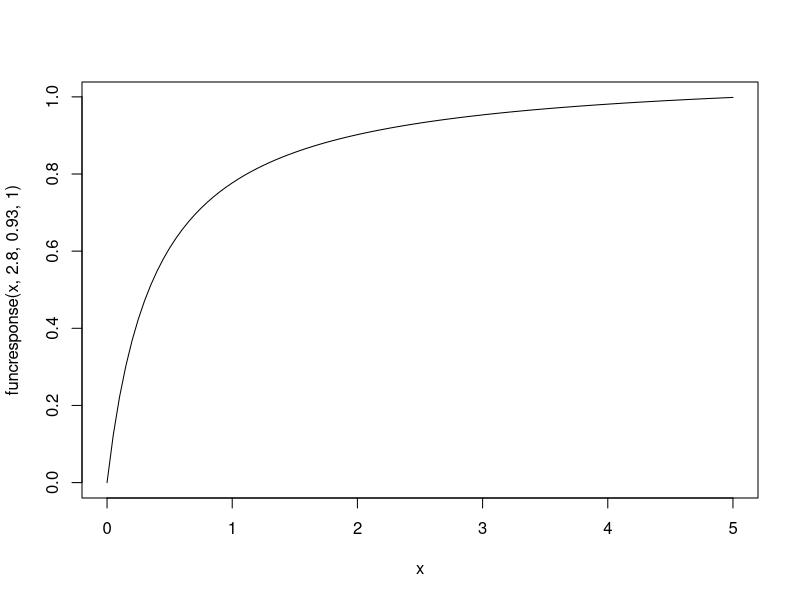
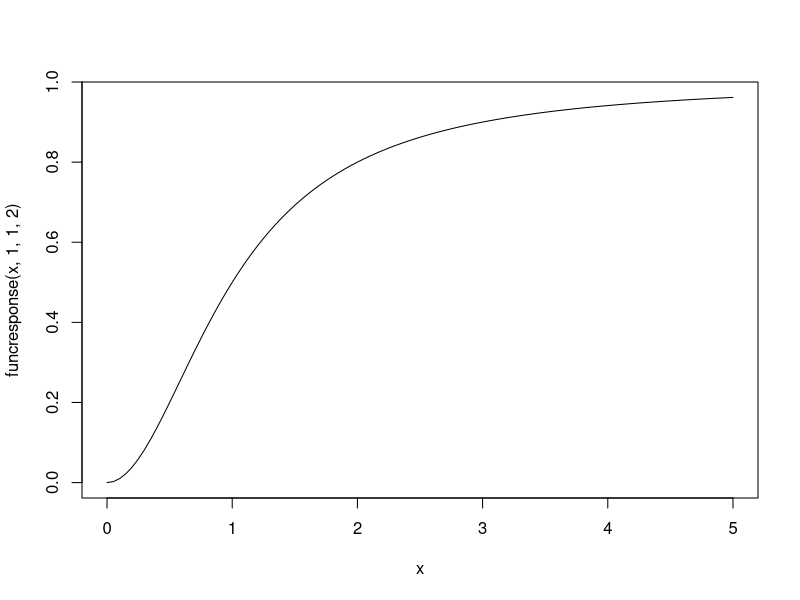
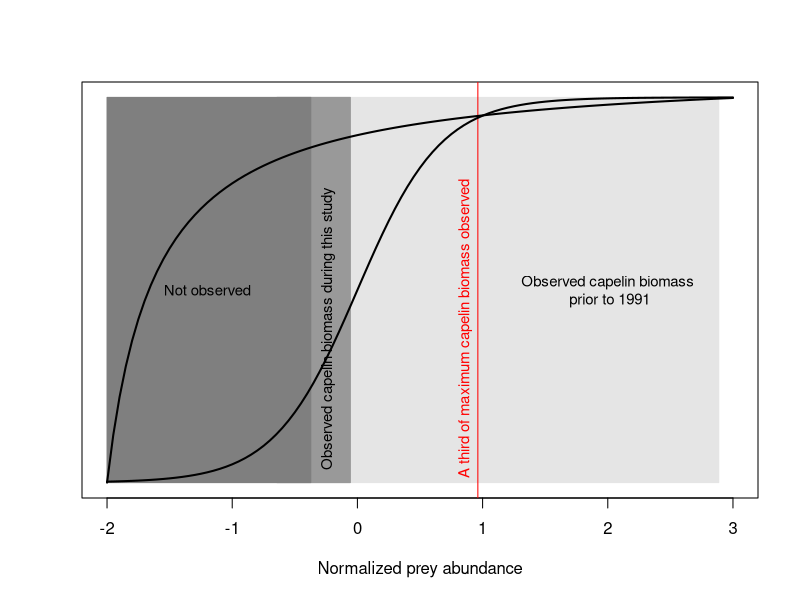

R code for these plots, in order:
## load libraries ----
library(dplyr)
library(psych)

## read data ----
cap_biom <- read.csv('data-raw/acoustic_estimates_2017.csv',header = T, as.is = T)

## function normalize ----
normalize <- function(x){
  z <- (x - mean(x, na.rm = T)) / sd(x, na.rm = T)
  z
}
## function funct respose type II
funcresponse <- function (x, a, h, delta) {(a*(x^delta))/(1 + a*h*(x^delta))}

## normalize capelin biomas ----
cap_biom$nbiomass <- normalize(cap_biom$biomass)
cap_biom <- cap_biom[order(cap_biom$nbiomass),]

## ranges of capelin biomass observed during the two regimes ----
ranreg2 <- cap_biom %>%
  filter(complete.cases(.)) %>%
  filter(year > 1990) %>%
  summarise(min = min(na.omit(nbiomass)), max = max(na.omit(nbiomass)))

ranreg1 <- cap_biom %>%
  filter(complete.cases(.)) %>%
  filter(year < 1991) %>%
  summarise(min = min(na.omit(nbiomass)), max = max(na.omit(nbiomass)))

## a third of maximum capelin biomass observed  ----
# (acoustic - not sure if there are other historical estimates)
athird <- 1/3 * max(cap_biom$nbiomass, na.rm = T)


## plot ---- 
#
type2 <- curve(funcresponse(x, 2.8,.93, 1), 0, 5)
type2$x <- type2$x - 2
type3 <- curve(funcresponse(x, 1, 1, 2), 0, 5)
type3$x <- type3$x - 2

#png('analysis/output/AThirdForTheBirds.png', width = 900, height = 900, bg = 'transparent', pointsize = 15)
# set up the plot
with(cap_biom, plot(nbiomass, tanh(nbiomass), pch = '', yaxt = 'n', ylab = '', xlab = 'Normalized prey abundance', ylim = c(0,1), xlim = c(-2, 3), xaxp = c(-2,3,5)))
# plot the rectangle for prior to 1991
rect(ranreg1$min, 0, ranreg1$max, 1,col = 'grey90', border = 'grey90')
text(2, .5, 'Observed capelin biomass\n prior to 1991', cex = 0.9)
# plot the rectangle for after 1990
rect(ranreg2$min, 0, ranreg2$max, 1,col = 'grey60', border = 'grey60')
text(-0.23, .4, 'Observed capelin biomass during this study', srt = 90, cex = 0.9)
# plot the rectangle not observed
rect(-2, 0, ranreg1$min, 1,col = 'grey50', border = 'grey50')
text(-1.2, .5, 'Not observed', cex = 0.9)
# plot a third for the birds
abline(v = athird, col = 'red')
text(athird - 0.1, .4, 'A third of maximum capelin biomass observed', srt = 90, cex = 0.9, col = 'red')

# add a logistic curve
lines(type2$x, type2$y, lwd = 2)
curve(logistic(x,a = 3), -2, 3, add = T, lwd = 2)
#lines(type3$x, type3$y, lwd = 2)

#lines(cap_biom$nbiomass, funcresponse(cap_biom$nbiomass, 1, 1))

#dev.off()
